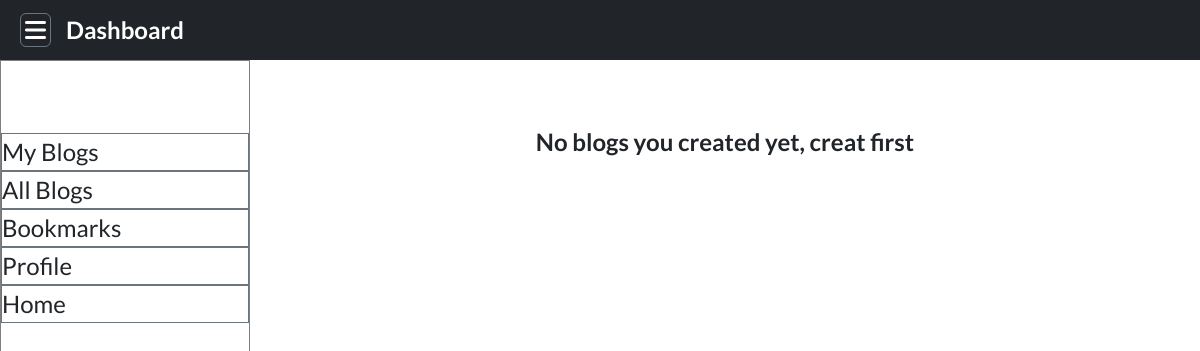
/blog/userblog/ (signed in), run on an earlier commit of the app's database.
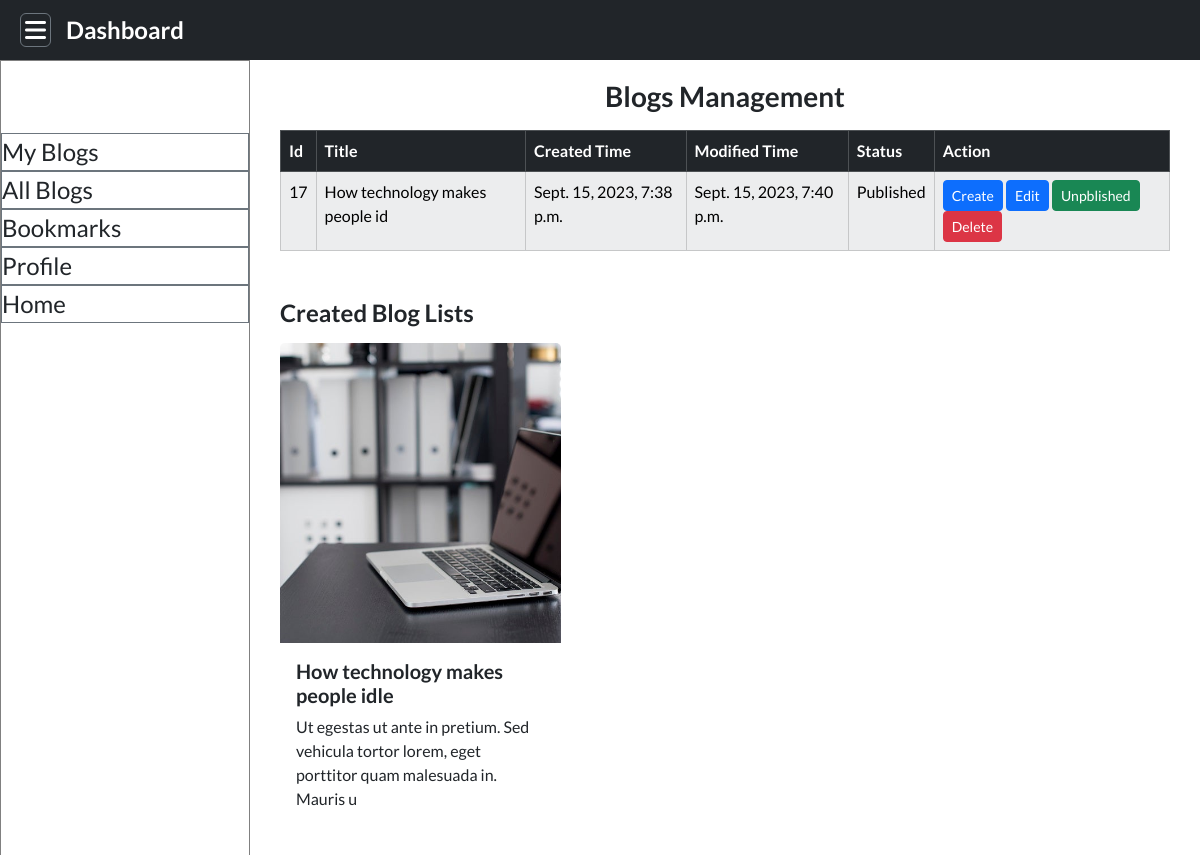
And on a later commit of the database.
### blog/models.py (models this page shows, shortened)
class BlogPost(models.Model):
    id = models.AutoField(primary_key=True, null=False,
                          blank=False, unique=True)
    title = models.CharField(max_length=200)
    description = models.TextField()
    categories = models.ForeignKey(Category, on_delete=models.CASCADE)
    author = models.ForeignKey(
        settings.AUTH_USER_MODEL, on_delete=models.CASCADE, default=99999)
    status_choices = (
        ('Published', 'Published'),
        ('Unpublished', 'Unpublished'),
    )
    status = models.CharField(max_length=20, choices=status_choices)
    created_date = models.DateTimeField(auto_now_add=True)
    modified_date = models.DateTimeField(auto_now=True)
    published_date = models.DateTimeField(null=True, blank=True)
    image = models.ImageField(
        upload_to='photos/blogPhoto', null=True, blank=True)

### blog/views.py (the view)
# urls.py: path('userblog/', views.single_user_blog, name="userblog"),
def single_user_blog(request):
    user = request.user
    blogs = BlogPost.objects.filter(author=user)
    return render(request, 'userblog.html', {'blogs': blogs})

### blog/templates/userblog.html
{% extends 'dashboard_layout.html' %}
{% block content %}
  {% if blogs %}
    <h3 class="text-center mb-3">Blogs Management</h3>
    <table class="table table-bordered table-striped table-light mx-auto w-100">
      <thead class="table-dark">
        <tr>
          <th>Id</th>
          <th>Title</th>
          <th>Created Time</th>
          <th>Modified Time</th>
          <th>Status</th>
          <th>Action</th>
        </tr>
      </thead>
      <tbody>
        {% for blog in blogs %}
          <tr>
            <td>{{ blog.id }}</td>
            <td>{{ blog.title|slice:':30' }}</td>
            <td>{{ blog.created_date }}</td>
            <td>{{ blog.modified_date }}</td>
            <td>{{ blog.status }}</td>
            <td>
              <a href="{% url 'create' %}"><button type="submit" class="btn btn-primary btn-sm">Create</button></a>
              <a href="{% url 'edit_blog' blog.id %}"><button type="submit" class="btn btn-primary btn-sm">Edit</button></a>
              {% if blog.status == 'Published' %}
                <a href="}"><button type="submit" class="btn btn-success btn-sm">Unpblished</button></a>
              {% else %}
                <a href=""><button type="submit" class="btn btn-success btn-sm">Published</button></a>
              {% endif %}
              <a href="{% url 'delete_blog' blog.id %}"><button type="submit" class="btn btn-danger btn-sm">Delete</button></a>
            </td>
          </tr>
        {% endfor %}
      </tbody>
    </table>
    <h4 class="mt-5 mb-3">Created Blog Lists</h4>
  <div class="row">
    {% for blog in blogs %}
      <div class="col-md-4">
        <div class="card mb-3 border-0">
          <img src="{{ blog.image.url }}" class="card-img-top blog-card-img" alt="..." />
          <div class="card-body">
            <h5 class="card-title">{{ blog.title }}</h5>
            <p class="card-text">{{ blog.description|slice:':100' }}</p>
          </div>
        </div>
      </div>
    {% endfor %}
  {% else %}
    <h4 class="text-center mt-5">No blogs you created yet, creat first</h4>
  {% endif %}
{% endblock %}

What changed in the data, as far as the page shows it:
added BlogPost: id "17", title "How technology makes people id", created_date "Sept. 15, 2023, 7:38 p.m.", modified_date "Sept. 15, 2023, 7:40 p.m.", status "Published", shows "Unpblished", image (picture), title "How technology makes people idle", description "Ut egestas ut ante in pretium. Sed vehicula tortor lorem, eget porttitor quam malesuada in. Mauris u"
Also different on the page:
text no longer shown: "No blogs you created yet, creat first"
text now shown: "Blogs Management Id Title Created Time Modified Time Status Action Created Blog Lists"
